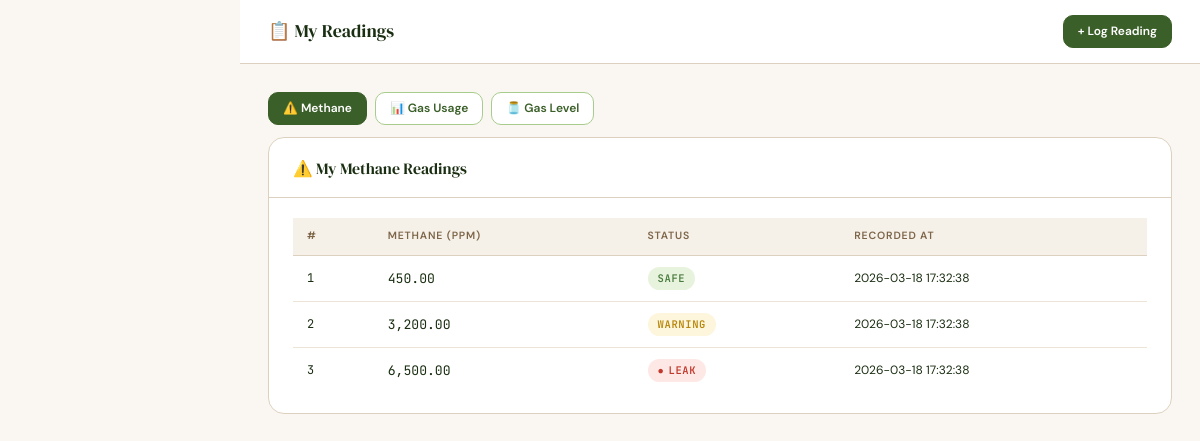
Page /app/user/my_readings.php (signed in) on the committed database.
### tables this page shows
CREATE TABLE IF NOT EXISTS methane_monitoring (
    id          INT AUTO_INCREMENT PRIMARY KEY,
    user_id     INT,
    methane_ppm FLOAT,
    status      ENUM('SAFE','WARNING','LEAK') DEFAULT 'SAFE',
    recorded_at TIMESTAMP DEFAULT CURRENT_TIMESTAMP,
    FOREIGN KEY (user_id) REFERENCES users(user_id) ON DELETE SET NULL
);

### app/user/my_readings.php (the view, shortened to what this page needs)
<?php
require_once __DIR__ . '/../../config/functions.php';
$db  = getDB();
$uid = currentUserId();
$tab = $_GET['tab'] ?? 'methane';
?>
<div class="layout">
  <div class="main-content">
    <div class="topbar">
      <div class="topbar-title">📋 My Readings</div>
      <div class="topbar-meta">
        <a href="<?= BASE_URL ?>/app/user/log_reading.php" class="btn btn-primary btn-sm">+ Log Reading</a>
      </div>
    </div>
    <div class="page-body">
      <div class="flex gap-2 mb-2" style="flex-wrap:wrap;">
        <?php foreach (['methane'=>'⚠️ Methane','gas_usage'=>'📊 Gas Usage','gas_level'=>'🫙 Gas Level'] as $key=>$label): ?>
        <a href="?tab=<?= $key ?>"
           class="btn <?= $tab===$key?'btn-primary':'btn-secondary' ?> btn-sm">
          <?= $label ?>
        </a>
        <?php endforeach; ?>
      </div>
      <div class="panel fade-up">
        <div class="panel-header">
          <span class="panel-title">
            <?= $tab==='methane'?'⚠️ My Methane Readings':($tab==='gas_usage'?'📊 My Gas Usage':'🫙 My Gas Levels') ?>
          </span>
        </div>
        <div class="panel-body">
          <div class="table-wrap">
            <?php if ($tab === 'methane'): ?>
              <?php $rows = $db->prepare("SELECT * FROM methane_monitoring WHERE user_id=:u ORDER BY recorded_at DESC"); $rows->execute([':u'=>$uid]); $rows = $rows->fetchAll(); ?>
              <table class="data-table">
                <thead><tr><th>#</th><th>Methane (ppm)</th><th>Status</th><th>Recorded At</th></tr></thead>
                <tbody>
                  <?php foreach ($rows as $r): ?>
                  <tr>
                    <td class="mono text-sm text-muted"><?= $r['id'] ?></td>
                    <td class="mono"><?= number_format($r['methane_ppm'],2) ?></td>
                    <td><span class="badge badge-<?= strtolower($r['status']) ?>"><?= $r['status'] ?></span></td>
                    <td class="text-sm text-muted"><?= $r['recorded_at'] ?></td>
                  </tr>
                  <?php endforeach; ?>
                </tbody>
              </table>
            <?php endif; ?>
          </div>
        </div>
      </div>
    </div>
  </div>
</div>

### assets/styles.css (style rules this page uses)
:root { --green-900: #1a2e12; --green-800: #2d4a1e; --green-700: #3a5f28; --green-600: #4a7c3f; --green-500: #5a9647; --green-400: #7ab560; --green-300: #a8cc8c; --green-200: #cde3b8; --green-100: #e8f3de; --green-50: #f4faf0; --beige-900: #3a2e1e; --beige-800: #5c4a32; --beige-700: #7d6548; --beige-600: #9e8060; --beige-400: #c8b49a; --beige-300: #ddd0be; --beige-200: #ece4d6; --beige-100: #f5f0e8; --beige-50: #faf7f2; --safe: #4a7c3f; --warning: #b8860b; --leak: #c0392b; --safe-bg: #e8f3de; --warning-bg: #fdf6dc; --leak-bg: #fde8e6; --bg: var(--beige-50); --surface: #ffffff; --surface-2: var(--beige-100); --border: var(--beige-300); --text: var(--green-900); --text-muted: var(--beige-700); --accent: var(--green-600); --accent-dark:var(--green-800); --radius: 10px; --radius-lg:16px; --shadow: 0 2px 8px rgba(42,62,18,.08); --shadow-md:0 4px 20px rgba(42,62,18,.12); --shadow-lg:0 8px 40px rgba(42,62,18,.16); --font-sans: 'DM Sans', sans-serif; --font-serif:'DM Serif Display', serif; --font-mono: 'JetBrains Mono', monospace; --sidebar-w: 240px; --header-h: 64px; }
*, *::before, *::after { box-sizing: border-box; margin: 0; padding: 0; }
html { font-size: 15px; scroll-behavior: smooth; }
body { font-family: var(--font-sans); background: var(--bg); color: var(--text); min-height: 100vh; line-height: 1.6; }
a { color: var(--accent); text-decoration: none; }
.btn { display: inline-flex; align-items: center; gap: 8px; padding: 10px 22px; border-radius: var(--radius); font-family: var(--font-sans); font-size: .875rem; font-weight: 600; cursor: pointer; transition: all .2s; border: 1.5px solid transparent; text-decoration: none; white-space: nowrap; }
.btn-primary { background: var(--green-700); color: #fff; border-color: var(--green-700); }
.btn-secondary { background: var(--surface); color: var(--green-700); border-color: var(--green-300); }
.btn-sm { padding: 6px 14px; font-size: .8rem; }
.layout { display: flex; min-height: 100vh; }
.main-content { margin-left: var(--sidebar-w); flex: 1; display: flex; flex-direction: column; min-height: 100vh; }
.topbar { height: var(--header-h); background: var(--surface); border-bottom: 1.5px solid var(--border); display: flex; align-items: center; justify-content: space-between; padding: 0 28px; position: sticky; top: 0; z-index: 50; }
.topbar-title { font-family: var(--font-serif); font-size: 1.2rem; color: var(--green-900); }
.topbar-meta { display: flex; align-items: center; gap: 16px; }
.page-body { padding: 28px; flex: 1; }
.panel { background: var(--surface); border: 1.5px solid var(--border); border-radius: var(--radius-lg); margin-bottom: 24px; }
.panel-header { padding: 18px 24px 16px; border-bottom: 1px solid var(--border); display: flex; align-items: center; justify-content: space-between; gap: 16px; }
.panel-title { font-family: var(--font-serif); font-size: 1.05rem; color: var(--green-900); }
.panel-body { padding: 20px 24px; }
.table-wrap { overflow-x: auto; }
table.data-table { width: 100%; border-collapse: collapse; font-size: .875rem; }
table.data-table th { padding: 10px 14px; text-align: left; font-size: .7rem; font-weight: 600; text-transform: uppercase; letter-spacing: .08em; color: var(--text-muted); background: var(--beige-100); border-bottom: 1.5px solid var(--border); }
table.data-table td { padding: 11px 14px; border-bottom: 1px solid var(--beige-200); vertical-align: middle; color: var(--text); }
table.data-table tr:last-child td { border-bottom: none; }
.badge { display: inline-flex; align-items: center; gap: 4px; padding: 3px 10px; border-radius: 20px; font-size: .7rem; font-weight: 600; text-transform: uppercase; letter-spacing: .06em; font-family: var(--font-mono); }
.badge-safe { background: var(--safe-bg); color: var(--safe); }
.badge-warning { background: var(--warning-bg); color: var(--warning); }
.badge-leak { background: var(--leak-bg); color: var(--leak); }
.badge-leak::before { content: '●'; animation: pulse 1s infinite; }
.fade-up { animation: fadeUp .4s ease both; }
.flex { display: flex; }
.gap-2 { gap: 8px; }
.mb-2 { margin-bottom: 12px; }
.text-muted { color: var(--text-muted); }
.text-sm { font-size: .8rem; }
.mono { font-family: var(--font-mono); }

### rows in the picture
methane_monitoring: id "1", methane_ppm "450.00", status "SAFE", recorded_at "2026-03-18 17:32:38"
methane_monitoring: id "2", methane_ppm "3,200.00", status "WARNING", recorded_at "2026-03-18 17:32:38"
methane_monitoring: id "3", methane_ppm "6,500.00", status "LEAK", recorded_at "2026-03-18 17:32:38"

### other values in the picture
$label "⚠️ Methane"
$label "📊 Gas Usage"
$label "🫙 Gas Level"
